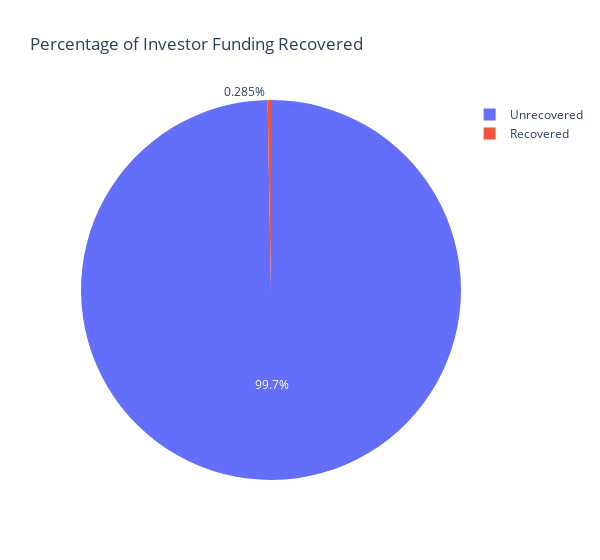

Notebook code cell kept with this figure:
### Code cell
# Calculate recoveries as a percentage of total funding
total_funding = df['funded_amount'].sum()
rec_vs_funding = (recovered_total / total_funding) * 100
print(rec_vs_funding)

# Visualise the above calculations
fig = px.pie(values=[recovered_total, total_funding_inv-recovered_total], names=['Recovered', 'Unrecovered'], title='Percentage of Investor Funding Recovered', width=600)
fig.show()

### Figure 1 — Plotly figure (JSON) as saved in the notebook; plotly's stock layout.template omitted (floating-point values rounded to 4 significant figures)
{"data": [{"domain": {"x": [0, 1], "y": [0, 1]}, "hovertemplate": "label=%{label}<br>value=%{value}<extra></extra>", "labels": ["Recovered", "Unrecovered"], "legendgroup": "", "name": "", "showlegend": true, "type": "pie", "values": [1717000.0, 600000000.0]}], "layout": {"legend": {"tracegroupgap": 0}, "title": {"text": "Percentage of Investor Funding Recovered"}, "width": 600}}
